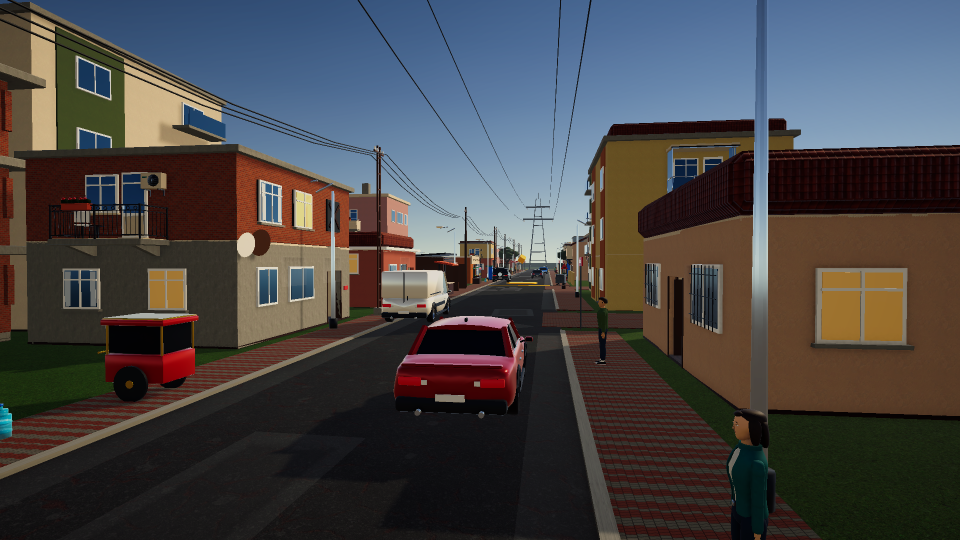
#> input picture release/store_screenshots/raw/shot2_selman_driving.png, 1920 x 1080 px (shown at 1/2 size); its folder holds 6 pictures in this run; the run also reads 2 pictures not shown here
$ python generate_header_assets.py
#> lines starting #> are read from the running program, lines starting #| are printed output that depends on the picture
### release/store_screenshots/generate_store_posters.py
#!/usr/bin/env python3
"""
Our World / Bizim Dünyamız — Next-Gen Store Marketing Poster, Header & Search Studio
Generates ultra-vibrant, Search-optimized store screenshots & headers across ALL mobile & tablet sizes
in BOTH Turkish (tr) and English (en-US):
  - Google Play Phone (1920 x 1080)
  - Apple App Store 6.7" iPhone (2796 x 1290)
  - Apple App Store 6.5" iPhone (2688 x 1242)
  - Apple App Store 12.9"/13" iPad Pro (2732 x 2048)
  - Google Play 7" Tablet (1920 x 1200)
  - Google Play 10" Tablet (2560 x 1600)
  - Google Play Feature Graphic / Store Header (1024 x 500 RGB — TR & EN + synced to StoreAssets/)

Usage:
  python3 release/store_screenshots/generate_store_posters.py --lang tr
  python3 release/store_screenshots/generate_store_posters.py --lang en
"""

import math
import os
import random
import shutil
import sys
from PIL import Image, ImageDraw, ImageEnhance, ImageFilter, ImageFont

SCRIPT_DIR = os.path.dirname(os.path.abspath(__file__))
PROJECT_DIR = os.path.abspath(os.path.join(SCRIPT_DIR, "..", ".."))
RAW_DIR = os.path.join(SCRIPT_DIR, "raw")
ICON_PATH = os.path.join(PROJECT_DIR, "StoreAssets", "AppStore_Icon_1024.png")
OUT_FEATURE = os.path.join(SCRIPT_DIR, "google_play_feature")
STORE_FEATURE_DST = os.path.join(PROJECT_DIR, "StoreAssets", "GooglePlay_FeatureGraphic_1024x500.png")

TARGETS = {
    "google_play_phone":     {"w": 1920, "h": 1080, "is_tablet": False},
    "app_store_6.7":         {"w": 2796, "h": 1290, "is_tablet": False},
    "app_store_6.5":         {"w": 2688, "h": 1242, "is_tablet": False},
    "app_store_ipad_12.9":   {"w": 2732, "h": 2048, "is_tablet": True},
    "google_play_tablet_7":  {"w": 1920, "h": 1200, "is_tablet": True},
    "google_play_tablet_10": {"w": 2560, "h": 1600, "is_tablet": True},
}

FONT_BOLD_CANDIDATES = [
    "/System/Library/Fonts/Supplemental/Arial Black.ttf",
    "/System/Library/Fonts/Supplemental/Arial Bold.ttf",
    "/System/Library/Fonts/Helvetica.ttc",
    "/System/Library/Fonts/SFNS.ttf",
]
FONT_MED_CANDIDATES = [
    "/System/Library/Fonts/Supplemental/Arial Bold.ttf",
    "/System/Library/Fonts/Helvetica.ttc",
    "/System/Library/Fonts/SFNS.ttf",
]
FONT_BOLD_PATH = next((p for p in FONT_BOLD_CANDIDATES if os.path.exists(p)), "")
FONT_MED_PATH = next((p for p in FONT_MED_CANDIDATES if os.path.exists(p)), FONT_BOLD_PATH)

_FONT_CACHE = {}
_RAW_CACHE = {}


# [17 lines left out: functions get_font, fit_font, not called in this run]


def load_and_grade_screenshot(raw_path, crop_bottom_px=0, warm_night_boost=False):
    """Loads a raw gameplay capture, optionally trims desktop bottom key-hint bar,
    and applies vibrant sunlit OLED studio color grading so shots pop in Store & Search."""
#> called with crop_bottom_px = 0, warm_night_boost = False
    cache_key = (raw_path, crop_bottom_px, warm_night_boost)
    if cache_key in _RAW_CACHE:
        return _RAW_CACHE[cache_key]

    if not os.path.exists(raw_path):
        raise FileNotFoundError(f"Missing raw screenshot: {raw_path}")

    im = Image.open(raw_path).convert("RGB")
#> im is the input picture: PIL image 1920x1080 RGB; mean R, G, B 71.2, 69.2, 70.4
    w, h = im.size
    if w == 2622 and h == 1206:
        im = im.crop((175, 0, w, h))
    elif w == 2424 and h == 1080:
        im = im.crop((145, 138, 2424, 1080))

    if crop_bottom_px > 0 and im.size[1] > crop_bottom_px + 200:
        cw, ch = im.size
        im = im.crop((0, 0, cw, ch - crop_bottom_px))

    if warm_night_boost:
        # Lift dark night asphalt/buildings cleanly while saturating warm evening amber lights
        im = ImageEnhance.Brightness(im).enhance(1.38)
        im = ImageEnhance.Contrast(im).enhance(1.16)
        im = ImageEnhance.Color(im).enhance(1.36)
        im = ImageEnhance.Sharpness(im).enhance(1.20)
        rgba = im.convert("RGBA")
        # Add subtle warm golden streetlamp atmospheric glow halos along the avenue lamps
        glow = Image.new("RGBA", rgba.size, (0, 0, 0, 0))
        gdraw = ImageDraw.Draw(glow)
        gw, gh = rgba.size
        lamp_spots = [
            (0.41, 0.25, 0.08),
            (0.55, 0.35, 0.07),
            (0.64, 0.43, 0.06),
            (0.89, 0.45, 0.07),
            (0.52, 0.56, 0.14),
            (0.28, 0.64, 0.16),
        ]
        for lx, ly, lr in lamp_spots:
            cx, cy, r = int(gw * lx), int(gh * ly), int(gw * lr)
            gdraw.ellipse([cx - r, cy - r, cx + r, cy + r], fill=(255, 198, 92, 68))
        glow = glow.filter(ImageFilter.GaussianBlur(max(12, gw // 24)))
        rgba = Image.alpha_composite(rgba, glow)
    else:
        # Vibrant, crisp sunlit OLED store color grade
        im = ImageEnhance.Brightness(im).enhance(1.10)
        im = ImageEnhance.Contrast(im).enhance(1.14)
        im = ImageEnhance.Color(im).enhance(1.30)
        im = ImageEnhance.Sharpness(im).enhance(1.22)
        rgba = im.convert("RGBA")
        # Gentle warm top sunlight glaze
        sun = Image.new("RGBA", rgba.size, (0, 0, 0, 0))
#> sun: PIL image 1920x1080 RGBA; every value is 0
        sdraw = ImageDraw.Draw(sun)
        sw, sh = rgba.size
        sdraw.ellipse([int(sw * 0.55), -int(sh * 0.35), int(sw * 1.25), int(sh * 0.55)], fill=(255, 224, 150, 26))
        sun = sun.filter(ImageFilter.GaussianBlur(max(16, sw // 18)))
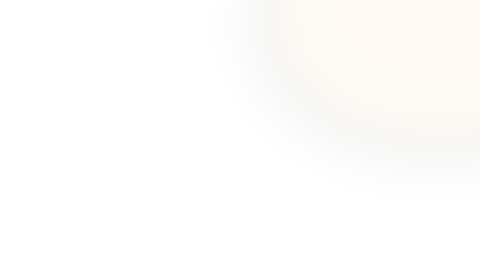
#> sun: PIL image 1920x1080 RGBA (shown at 1/4 size); mean R, G, B, A 54.3, 47.7, 31.9, 5.5; transparent parts drawn white
        rgba = Image.alpha_composite(rgba, sun)
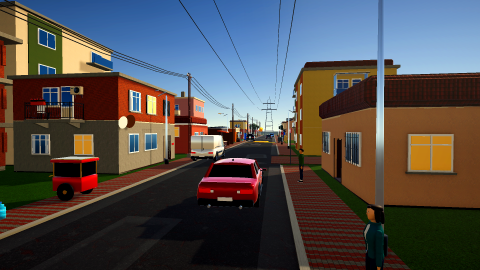
#> rgba: PIL image 1920x1080 RGBA (shown at 1/4 size); mean R, G, B, A 80.2, 76.6, 76.8, 255

    _RAW_CACHE[cache_key] = rgba
    return rgba


# [168 lines left out: functions load_rounded_icon, create_vibrant_backdrop, render_floating_screen, not called in this run]


def ui_scale(width, height, is_tablet=False):
    s = min(width / 2350.0, height / 1080.0) * 0.84
    return s * (1.16 if is_tablet else 1.0)


# [135 lines left out: functions draw_text_with_glow, draw_modern_header, draw_footer_chips, not called in this run]


def _frame_extra(s):
    return (max(7, int(10 * s)) + max(26, int(44 * s))) * 2


# [177 lines left out: functions _fit_box, compose_single, compose_dual, build_poster, build_feature_graphic, not called in this run]


POSTERS_TR = [
    {
        "id": "01_open_world_landmark",
        "layout": "dual",
        "show_icon": True,
        "badge": "BİZİM DÜNYAMIZ • 3D AÇIK DÜNYA",
        "title": "YAŞAYAN İSTANBUL'U KEŞFET",
        "highlight": "İSTANBUL'U",
        "sub": "8 ana cadde, 32 hikâye görevi, çiftlik, sürüş ve özgür mahalle hayatı!",
        "chips": ["8 ANA CADDE", "32 HİKÂYE GÖREVİ", "ÇEVRİMDIŞI & REKLAMSIZ"],
        "front_raw": os.path.join(RAW_DIR, "shot2_selman_driving.png"),
        "back_raw": os.path.join(RAW_DIR, "live_menu_hub.png"),
        "c_tl": (14, 42, 108), "c_br": (8, 22, 54),
        "glow_a": (36, 228, 214, 138), "glow_b": (255, 188, 56, 132),
        "accent_rgb": (48, 232, 216), "accent2_rgb": (255, 204, 72),
        "seed": 201,
    },
    {
        "id": "02_drive_and_explore",
        "layout": "single",
        "badge": "NO:73 OTO TAMİR • DRİFT, NİTRO & MODİFİYE",
        "title": "ARABANI MODİFİYE ET, SÜR",
        "highlight": "MODİFİYE ET,",
        "sub": "Oto tamirhanede modifiye yap, araba/motor sür, drift & nitro aç!",
        "chips": ["ARABA & MOTOSİKLET", "NO:73 OTO TAMİR", "DRİFT + NİTRO"],
        "raw": os.path.join(RAW_DIR, "live_driving_mobile.png"),
        "crop_bot": 44,
        "c_tl": (12, 46, 118), "c_br": (8, 18, 48),
        "glow_a": (52, 198, 255, 140), "glow_b": (255, 126, 76, 115),
        "accent_rgb": (74, 208, 255), "accent2_rgb": (255, 194, 74),
        "seed": 202,
    },
    {
        "id": "03_live_sports_5games",
        "layout": "dual",
        "badge": "5 OYNANABİLİR SPOR • İSTEDİĞİN AN MAÇ",
        "title": "HALI SAHA FUTBOL & TENİS",
        "highlight": "FUTBOL & TENİS",
        "sub": "3v3 halı sahada gol at, toprak kortta 1v1 tenis maçını kazan!",
        "chips": ["3v3 HALI SAHA", "1v1 TOPRAK KORT TENİS", "5 CANLI SPOR"],
        "front_raw": os.path.join(RAW_DIR, "live_football_3v3.png"),
        "front_crop_bot": 42,
        "back_raw": os.path.join(RAW_DIR, "live_tennis_1v1.png"),
        "back_crop_bot": 42,
        "c_tl": (10, 68, 56), "c_br": (8, 26, 36),
        "glow_a": (54, 240, 148, 138), "glow_b": (255, 162, 62, 126),
        "accent_rgb": (68, 242, 154), "accent2_rgb": (255, 196, 72),
        "seed": 203,
    },
    {
        "id": "04_smart_npcs_32missions",
        "layout": "dual",
        "badge": "6 BÖLÜM • 32 HİKÂYE GÖREVİ • 10 TR & 6 EN SES",
        "title": "SESLİ KONUŞAN MAHALLE",
        "highlight": "SESLİ KONUŞAN",
        "sub": "10 Türkçe & 6 İngilizce seslendirme, akıllı komşular ve 32 görev!",
        "chips": ["32 HİKÂYE GÖREVİ", "10 TR & 6 EN SES", "SOKAK KEDİLERİ"],
        "front_raw": os.path.join(RAW_DIR, "live_npc_mission.png"),
        "front_crop_bot": 42,
        "back_raw": os.path.join(RAW_DIR, "live_npc_neighbors.png"),
        "back_crop_bot": 42,
        "c_tl": (74, 42, 18), "c_br": (24, 16, 38),
        "glow_a": (255, 182, 58, 145), "glow_b": (48, 224, 206, 125),
        "accent_rgb": (255, 196, 68), "accent2_rgb": (62, 234, 214),
        "seed": 204,
    },
    {
        "id": "05_basketball_volleyball_pool",
        "layout": "dual",
        "badge": "SOKAK SPORLARI • 50M YÜZME & TRAMPLEN",
        "title": "BASKETBOL, VOLEYBOL & HAVUZ",
        "highlight": "BASKETBOL,",
        "sub": "2v2 basketbolda şut at, voleybolda smaç vur, 50m yüzme yarışına çık!",
        "chips": ["2v2 BASKETBOL", "2v2 VOLEYBOL", "50M YÜZME & DALIŞ"],
        "front_raw": os.path.join(RAW_DIR, "live_basketball_2v2.png"),
        "front_crop_bot": 42,
        "back_raw": os.path.join(RAW_DIR, "live_volleyball_2v2.png"),
        "back_crop_bot": 42,
        "c_tl": (82, 34, 28), "c_br": (16, 24, 58),
        "glow_a": (255, 134, 58, 142), "glow_b": (52, 222, 232, 130),
        "accent_rgb": (255, 162, 68), "accent2_rgb": (64, 234, 226),
        "seed": 205,
    },
    {
        "id": "06_farm_lake_fishing",
        "layout": "dual",
        "badge": "AYDOS ÇİFTLİĞİ • SULTANBEYLİ GÖLETİ",
        "title": "ÇİFTLİK, HAYVANLAR & BALIK",
        "highlight": "ÇİFTLİK,",
        "sub": "16 tarlada hasat yap, hayvanlarını besle & gölet iskelesinden balık tut!",
        "chips": ["16 BOSTAN TARLASI", "HAYVANCILIK & PAZAR", "GÖLET BALIKÇILIĞI"],
        "front_raw": os.path.join(RAW_DIR, "live_aydos_farm.png"),
        "back_raw": os.path.join(RAW_DIR, "live_lake_swans.png"),
        "c_tl": (18, 72, 46), "c_br": (10, 28, 44),
        "glow_a": (78, 236, 132, 138), "glow_b": (62, 214, 248, 132),
        "accent_rgb": (86, 240, 142), "accent2_rgb": (64, 224, 248),
        "seed": 207,
    },
    {
        "id": "07_shooting_range_swim",
        "layout": "dual",
        "badge": "AYDOS ATIŞ POLİGONU • AÇIK YÜZME HAVUZU",
        "title": "ATIŞ POLİGONU & 50M YÜZME",
        "highlight": "POLİGONU &",
        "sub": "4 silah & 4 sportif hedef modunda yarış, havuzda kulaç & tramplen atla!",
        "chips": ["4 SİLAH & 4 MOD", "HEDEF & TRAP", "50M YÜZME YARIŞI"],
        "front_raw": os.path.join(RAW_DIR, "live_shooting_range.png"),
        "back_raw": os.path.join(RAW_DIR, "live_swim_50m.png"),
        "c_tl": (64, 34, 22), "c_br": (12, 34, 62),
        "glow_a": (255, 174, 56, 142), "glow_b": (48, 218, 246, 134),
        "accent_rgb": (255, 192, 68), "accent2_rgb": (58, 226, 248),
        "seed": 208,
    },
    {
        "id": "08_day_night_cycle",
        "layout": "dual",
        "badge": "CANLI MENÜ • IŞIKLI İSTANBUL GECELERİ",
        "title": "GÜNDÜZDEN GECE IŞIKLARINA",
        "highlight": "GECE IŞIKLARINA",
        "sub": "İstediğin bölgeden başla, sokak lambalarıyla akşamları gez!",
        "chips": ["BÖLGE SEÇ & BAŞLA", "GECE SOKAK LAMBALARI", "TOPLULUKLA BÜYÜR"],
        "front_raw": os.path.join(RAW_DIR, "live_menu_hub.png"),
        "back_raw": os.path.join(RAW_DIR, "live_selman_night.png"),
        "back_night": True,
        "c_tl": (28, 22, 82), "c_br": (10, 14, 40),
        "glow_a": (255, 186, 64, 140), "glow_b": (62, 214, 242, 132),
        "accent_rgb": (255, 198, 76), "accent2_rgb": (74, 228, 244),
        "seed": 206,
    },
]

POSTERS_EN = [
    {
        "id": "01_open_world_landmark",
        "layout": "dual",
        "show_icon": True,
        "badge": "OUR WORLD • LIVING 3D OPEN WORLD",
        "title": "EXPLORE A LIVING 3D CITY",
        "highlight": "LIVING 3D",
        "sub": "8 avenues, 32 story missions, farming, driving & total freedom!",
        "chips": ["8 MAIN AVENUES", "32 STORY MISSIONS", "OFFLINE & AD-FREE"],
        "front_raw": os.path.join(RAW_DIR, "shot2_selman_driving.png"),
        "back_raw": os.path.join(RAW_DIR, "live_menu_hub.png"),
        "c_tl": (14, 42, 108), "c_br": (8, 22, 54),
        "glow_a": (36, 228, 214, 138), "glow_b": (255, 188, 56, 132),
        "accent_rgb": (48, 232, 216), "accent2_rgb": (255, 204, 72),
        "seed": 201,
    },
    {
        "id": "02_drive_and_explore",
        "layout": "single",
        "badge": "NO:73 AUTO GARAGE • DRIFT, NITRO & TUNING",
        "title": "TUNE YOUR CAR & DRIVE FREE",
        "highlight": "DRIVE FREE",
        "sub": "Customize & repair at No:73 Auto Garage, drift, hit nitro & play radio!",
        "chips": ["CARS & MOTORCYCLES", "NO:73 AUTO GARAGE", "DRIFT + NITRO"],
        "raw": os.path.join(RAW_DIR, "live_driving_mobile.png"),
        "crop_bot": 44,
        "c_tl": (12, 46, 118), "c_br": (8, 18, 48),
        "glow_a": (52, 198, 255, 140), "glow_b": (255, 126, 76, 115),
        "accent_rgb": (74, 208, 255), "accent2_rgb": (255, 194, 74),
        "seed": 202,
    },
    {
        "id": "03_live_sports_5games",
        "layout": "dual",
        "badge": "5 PLAYABLE SPORTS • JUMP IN ANYTIME",
        "title": "STREET FOOTBALL & TENNIS",
        "highlight": "FOOTBALL & TENNIS",
        "sub": "Score goals in 3v3 football & win rallies on the clay tennis court!",
        "chips": ["3v3 STREET FOOTBALL", "1v1 CLAY TENNIS", "5 LIVE SPORTS"],
        "front_raw": os.path.join(RAW_DIR, "live_football_3v3.png"),
        "front_crop_bot": 42,
        "back_raw": os.path.join(RAW_DIR, "live_tennis_1v1.png"),
        "back_crop_bot": 42,
        "c_tl": (10, 68, 56), "c_br": (8, 26, 36),
        "glow_a": (54, 240, 148, 138), "glow_b": (255, 162, 62, 126),
        "accent_rgb": (68, 242, 154), "accent2_rgb": (255, 196, 72),
        "seed": 203,
    },
    {
        "id": "04_smart_npcs_32missions",
        "layout": "dual",
        "badge": "6 CHAPTERS • 32 MISSIONS • EN & TR VOICES",
        "title": "VOICED LIVING NEIGHBORS",
        "highlight": "VOICED LIVING",
        "sub": "6 English & 10 Turkish voices, smart neighbors, street cats & 32 quests!",
        "chips": ["32 STORY MISSIONS", "EN & TR VOICEOVER", "STREET CATS"],
        "front_raw": os.path.join(RAW_DIR, "live_npc_mission.png"),
        "front_crop_bot": 42,
        "back_raw": os.path.join(RAW_DIR, "live_npc_neighbors.png"),
        "back_crop_bot": 42,
        "c_tl": (74, 42, 18), "c_br": (24, 16, 38),
        "glow_a": (255, 182, 58, 145), "glow_b": (48, 224, 206, 125),
        "accent_rgb": (255, 196, 68), "accent2_rgb": (62, 234, 214),
        "seed": 204,
    },
    {
        "id": "05_basketball_volleyball_pool",
        "layout": "dual",
        "badge": "STREET COURTS • 50M SWIM & DIVING",
        "title": "HOOPS, VOLLEYBALL & POOL",
        "highlight": "HOOPS,",
        "sub": "Drain 2v2 jump shots, spike volleyball winners & race 50m freestyle!",
        "chips": ["2v2 BASKETBALL", "2v2 VOLLEYBALL", "50M SWIM & DIVING"],
        "front_raw": os.path.join(RAW_DIR, "live_basketball_2v2.png"),
        "front_crop_bot": 42,
        "back_raw": os.path.join(RAW_DIR, "live_volleyball_2v2.png"),
        "back_crop_bot": 42,
        "c_tl": (82, 34, 28), "c_br": (16, 24, 58),
        "glow_a": (255, 134, 58, 142), "glow_b": (52, 222, 232, 130),
        "accent_rgb": (255, 162, 68), "accent2_rgb": (64, 234, 226),
        "seed": 205,
    },
    {
        "id": "06_farm_lake_fishing",
        "layout": "dual",
        "badge": "AYDOS VALLEY FARM • SULTANBEYLI LAKE",
        "title": "FARMING, ANIMALS & FISHING",
        "highlight": "FARMING,",
        "sub": "Grow 16 crop beds, care for livestock & cast off the lakeside pier!",
        "chips": ["16 CROP PLOTS", "LIVESTOCK & MARKET", "5 FISH SPECIES"],
        "front_raw": os.path.join(RAW_DIR, "live_aydos_farm.png"),
        "back_raw": os.path.join(RAW_DIR, "live_lake_swans.png"),
        "c_tl": (18, 72, 46), "c_br": (10, 28, 44),
        "glow_a": (78, 236, 132, 138), "glow_b": (62, 214, 248, 132),
        "accent_rgb": (86, 240, 142), "accent2_rgb": (64, 224, 248),
        "seed": 207,
    },
    {
        "id": "07_shooting_range_swim",
        "layout": "dual",
        "badge": "AYDOS SHOOTING RANGE • 50M SWIM RACE",
        "title": "TARGET RANGE & SWIMMING",
        "highlight": "TARGET RANGE",
        "sub": "Master 4 sporting target modes, race 50m lanes & dive off the board!",
        "chips": ["4 SPORTING MODES", "TARGET & CLAY TRAP", "50M SWIM RACE"],
        "front_raw": os.path.join(RAW_DIR, "live_shooting_range.png"),
        "back_raw": os.path.join(RAW_DIR, "live_swim_50m.png"),
        "c_tl": (64, 34, 22), "c_br": (12, 34, 62),
        "glow_a": (255, 174, 56, 142), "glow_b": (48, 218, 246, 134),
        "accent_rgb": (255, 192, 68), "accent2_rgb": (58, 226, 248),
        "seed": 208,
    },
    {
        "id": "08_day_night_cycle",
        "layout": "dual",
        "badge": "LIVING MENU • GLOWING NIGHT STREETS",
        "title": "FROM SUNNY DAYS TO LIT NIGHTS",
        "highlight": "LIT NIGHTS",
        "sub": "Start in any district & explore under glowing evening streetlamps!",
        "chips": ["DISTRICT FAST-START", "NIGHT STREETLAMPS", "PLAYER IDEAS"],
        "front_raw": os.path.join(RAW_DIR, "live_menu_hub.png"),
        "back_raw": os.path.join(RAW_DIR, "live_selman_night.png"),
        "back_night": True,
        "c_tl": (28, 22, 82), "c_br": (10, 14, 40),
        "glow_a": (255, 186, 64, 140), "glow_b": (62, 214, 242, 132),
        "accent_rgb": (255, 198, 76), "accent2_rgb": (74, 228, 244),
        "seed": 206,
    },
]


# [37 lines left out: function main, not called in this run]


# [2 lines that do not run on import are left out]

### release/store_screenshots/generate_header_assets.py
#!/usr/bin/env python3
"""Generates the App Store (iOS 27+) Product Page "Header and Search Results" creative.

Produces one Universal asset per locale (16:9, 5244 x 2950, PNG, no alpha) that App Store
Connect uses for both the product page header (21:9 crop) and the search results card (3:2 crop).
Key art + the short phrase stay inside Apple's Universal Art Safe Area
(1402 x 962 px at x=1921, y=660); the Auxiliary Art Area only carries background/side cards.

Reuses the palette and floating-card renderer from generate_store_posters.py.
Output: release/store_screenshots/app_store_header/<locale>/universal_5244x2950.png
"""
import os

from PIL import Image, ImageDraw

import generate_store_posters as gp

W, H = 5244, 2950
SAFE_X, SAFE_Y, SAFE_W, SAFE_H = 1921, 660, 1402, 962
SAFE_CX = SAFE_X + SAFE_W // 2

OUT_ROOT = os.path.join(gp.SCRIPT_DIR, "app_store_header")

PHRASES = {
    "tr": "İstanbul'da Kendi Hayatını Yaşa",
    "en-US": "Live Your Own Istanbul Life",
}


def shot(name, crop_bottom=0, night=False):
    return gp.load_and_grade_screenshot(os.path.join(gp.RAW_DIR, name), crop_bottom_px=crop_bottom, warm_night_boost=night)


# [5 lines left out: function card, not called in this run]


def paste_centered(canvas, layer, cx, cy):
    canvas.alpha_composite(layer, (int(cx - layer.size[0] / 2), int(cy - layer.size[1] / 2)))


def build(locale):
    hero = shot("shot2_selman_driving.png")
    football = shot("live_football_3v3.png", crop_bottom=42)
#> call 2 of load_and_grade_screenshot, with crop_bottom_px = 42, warm_night_boost = False
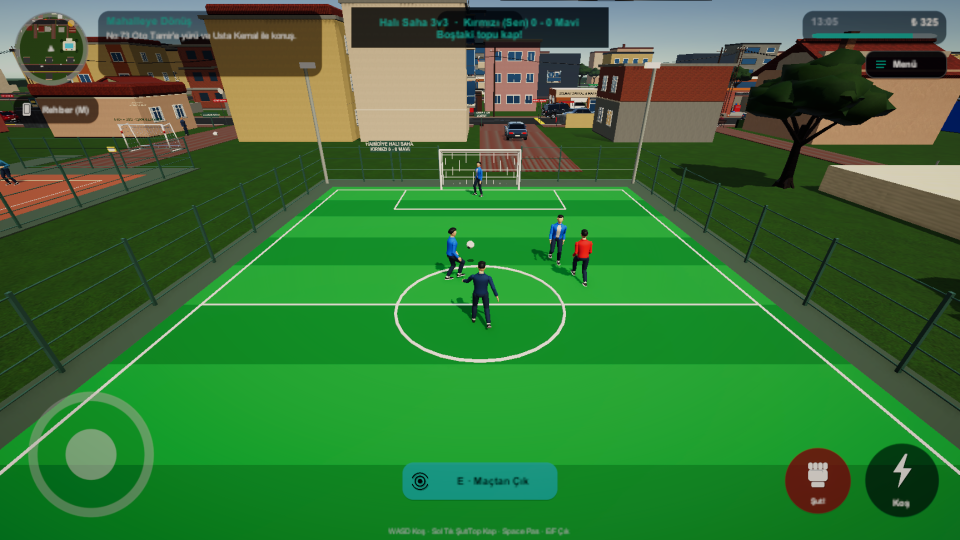
#> input picture release/store_screenshots/raw/live_football_3v3.png, 1920 x 1080 px (shown at 1/2 size)
#> in load_and_grade_screenshot, im is the input picture: PIL image 1920x1080 RGB; mean R, G, B 57.2, 114.8, 54.2
#> in load_and_grade_screenshot (call 2), `im = im.crop((0, 0, cw, ch - crop_bottom_px))`:
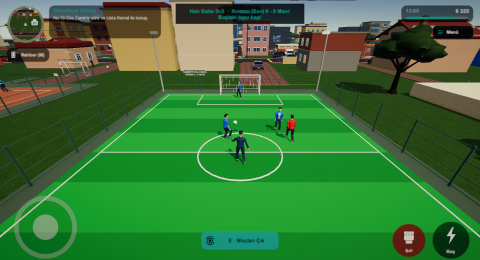
#> im: PIL image 1920x1038 RGB (shown at 1/4 size); mean R, G, B 58.9, 114.5, 55.1
#> in load_and_grade_screenshot (call 2), `im = ImageEnhance.Contrast(im).enhance(1.14)`:
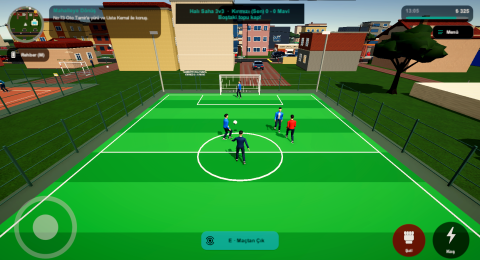
#> im: PIL image 1920x1038 RGB (shown at 1/4 size); mean R, G, B 59.2, 128.7, 54.3
#> in load_and_grade_screenshot (call 2), `im = ImageEnhance.Color(im).enhance(1.30)`:
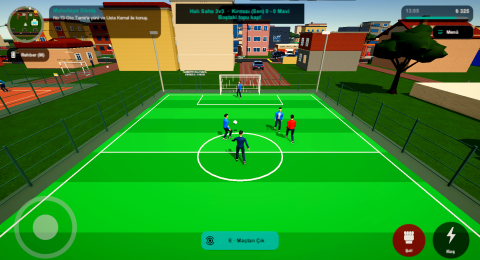
#> im: PIL image 1920x1038 RGB (shown at 1/4 size); mean R, G, B 51.8, 137.1, 41.2
#> in load_and_grade_screenshot (call 2), `rgba = Image.alpha_composite(rgba, sun)`:
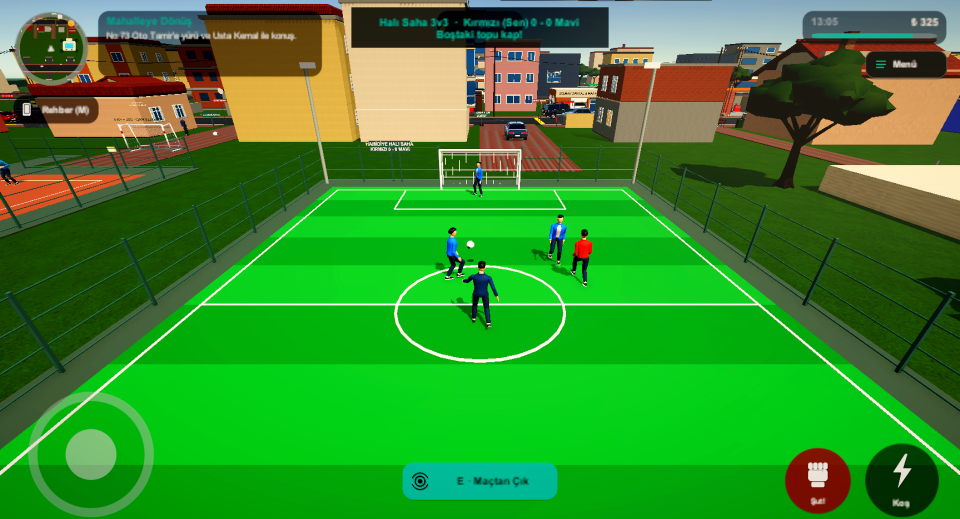
#> rgba: PIL image 1920x1038 RGBA (shown at 1/2 size); mean R, G, B, A 54.6, 138.8, 42.5, 255
    farm = shot("live_aydos_farm.png")
#> (the rest of the program and of its run is left out)
